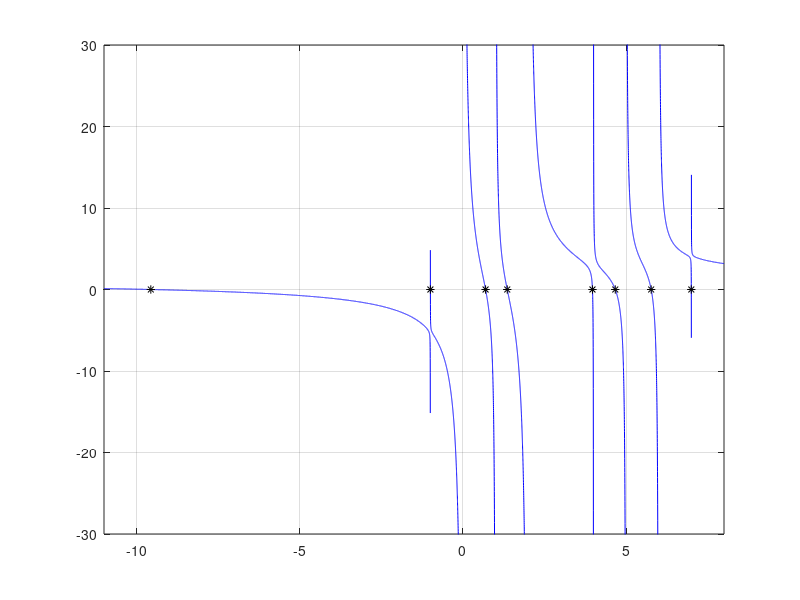

Reproduce this figure in MATLAB.
function Secular                                     % Numerical Renaissance Codebase 1.0
% Initialize parameters 
rho=-1;  d=[-1 0 1 2 4 5 6 7]';  w=[-.1 -2 1 2 .3 1 1 .1]';  n=size(d,1);
% (for test purposes only) plot the function to see what's going on.
x=[-11:.001:8]';  for i=1:size(x,1), f(i)=ComputeF(x(i),rho,d,w); end
figure(1);  clf;  plot(x,f,'b-');  axis([-11 8 -30 30]);  grid;  hold on;
% Now look over each interval to find the new roots
if rho>1
  for i=1:n-1
    L=d(i);   R=d(i+1); x=(R+L)/2;      [lambda(i) flambda(i) iter(i)]=FindRoot(x,L,R,rho,d,w);
  end
  L=d(n);     R=1/eps;  x=2*d(n)-d(1);  [lambda(n) flambda(n) iter(n)]=FindRoot(x,L,R,rho,d,w);
else
  L=-1/eps;   R=d(1);   x=2*d(1)-d(n);  [lambda(1) flambda(1) iter(1)]=FindRoot(x,L,R,rho,d,w);
  for i=2:n
    L=d(i-1); R=d(i);   x=(R+L)/2;      [lambda(i) flambda(i) iter(i)]=FindRoot(x,L,R,rho,d,w);
  end
end
iter, lambda, flambda, plot(lambda,flambda,'k*');  
return
% end function Secular

function [x f i]=FindRoot(x,L,R,rho,d,w)
for i=1:200
  f=ComputeF(x,rho,d,w);
  if abs(f)<=1e-6, break, end
  fprime=ComputeFPrime(x,rho,d,w);
  xnew=x-f/fprime;
  if f*rho>0,  R=x; if xnew<=L, xnew=(R+L)/2; end
  else,        L=x; if xnew>=R, xnew=(R+L)/2; end,  end
  x=xnew;
end
return

function [f]=ComputeF(x,rho,d,w);
f=1+rho*(w.^2)'*(1./(d-x));
return

function [fprime]=ComputeFPrime(x,rho,d,w);
fprime=rho*(w.^2)'*(1./(d-x).^2);
return
